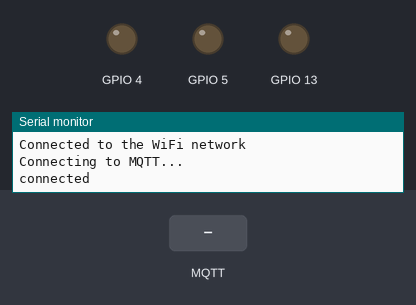
Simulated run of this sketch. Board: ESP8266 (NodeMCU). Parts: output pins drawn as LEDs (lit = HIGH), the last lines printed to the serial monitor. The inputs (shaded band) are chosen by the test bench. WiFi joins after 1.5 s; servers stay silent unless stated; no MQTT or app messages arrive unless stated.

Above: at 2.7 s.
2.8 s: MQTT message "ONF" arrives on the first subscribed topic
At 3.4 s:
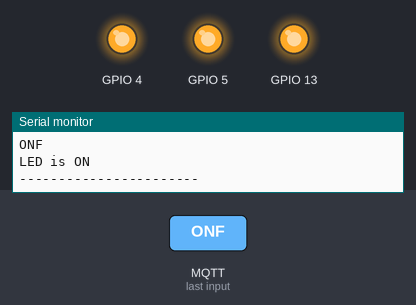
4.3 s: MQTT message "OFF" arrives on the first subscribed topic
At 4.6 s:
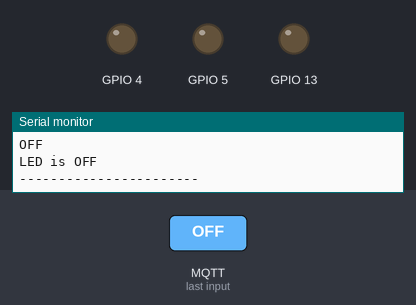
Timing chart, 0 to 7.3 s (numbered marks = the images above; inputs shaded):
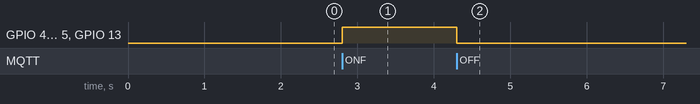

The sketch:

Integrating_Mux_with_MQTT_V3_with_Bulb.ino
```cpp
/**********************************************************
   Author: Atul Dubey
   Date: 05/10/2022
   Description:
      This code allows you to get Analog values using the
      Analog multiplexer and then publish them over MQTT and also
      control a Bulb connected the device
 *********************************************************/

#include <ESP8266WiFi.h>
#include <PubSubClient.h>

const char* ssid = "WIFI SSID";
const char* password =  "WIFI PASSWORD";
char* topic = "button/pressed";
char msg3[1280];
char received[1280];
const char* mqttServer = "MQTT BROKER ADDRESS";
const int mqttPort = 1883;
int mVperAmp = 185; // use 100 for 20A Module and 66 for 30A Module

double Voltage = 0;
double VRMS = 0;
double AmpsRMS = 0;
WiFiClient espClient;
PubSubClient client(espClient);

void setup() {
  pinMode(13, OUTPUT);
  pinMode(4, OUTPUT);
  pinMode(5, OUTPUT);
  Serial.begin(115200);
  WiFi.begin(ssid, password);
  client.setCallback(callback);
  while (WiFi.status() != WL_CONNECTED) {
    delay(500);
    Serial.println("Connecting to WiFi..");
  }
  Serial.println("Connected to the WiFi network");
  client.setServer(mqttServer, mqttPort);
  client.setCallback(callback);

  while (!client.connected()) {
    Serial.println("Connecting to MQTT...");

    if (client.connect("ESP8266Client")) {

      Serial.println("connected");

    } else {

      Serial.print("failed with state ");
      Serial.print(client.state());
      delay(2000);

    }
  }
  client.subscribe("button/pressed");

}

void callback(char* topic, byte* payload, unsigned int length) {

  Serial.print("Message arrived in topic: ");
  Serial.println(topic);

  Serial.print("Message:");
  for (int i = 0; i < 3; i++) {
    Serial.print((char)payload[i]);
    received[i] = (char)payload[i];
  }
  Serial.println("");
  String comp = String(received);
  Serial.println(comp);
  if (comp == "ONF")
  {
    digitalWrite(13, HIGH);
    digitalWrite(4, HIGH);
    digitalWrite(5, HIGH);
    Serial.println("LED is ON");
  }
  else if (comp == "OFF")
  {
    digitalWrite(13, LOW);
    digitalWrite(4, LOW);
    digitalWrite(5, LOW);
    Serial.println("LED is OFF");
  }
  Serial.println();
  Serial.println("-----------------------");

}

void loop() {
  client.loop();
}
```

Measured:
- after the input at 2.8 s, GPIO 4, GPIO 5, GPIO 13: LOW → HIGH at once
- after the input at 4.3 s, GPIO 4, GPIO 5, GPIO 13: HIGH → LOW at once
